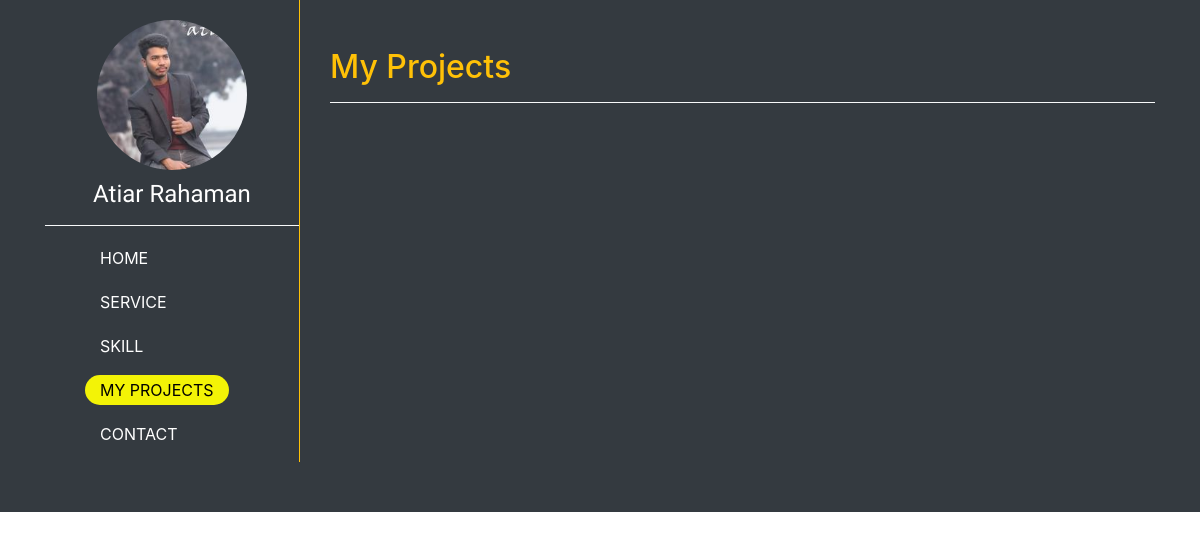
/myprojects, run on an earlier commit of the app's database.
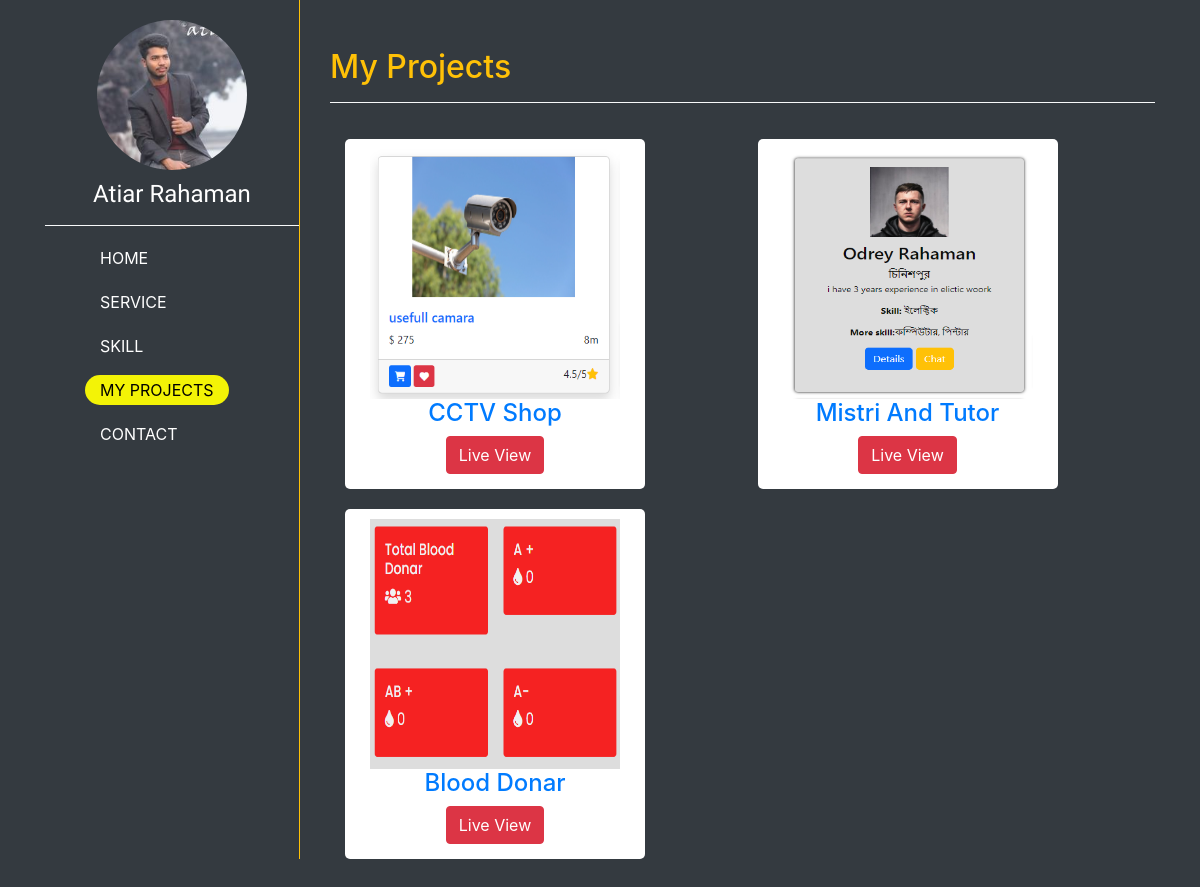
And on a later commit of the database.
### core/models.py (models this page shows)
class Projcts (models.Model):
    title=models.CharField(max_length=250)
    img=models.ImageField(upload_to='projects-img')
    link=models.CharField(max_length=250,blank=True,null=True)

### core/views.py (the view)
# urls.py: path('myprojects',views.MyProjects,name="myprojects"),
def MyProjects(request):
    prj=Projcts.objects.all()
    context={'projects':'active','prj':prj}
    return render(request,'myprojects.html',context)

### core/templates/myprojects.html
{% extends 'base.html' %}
{% block content %}
<div class="title">
    <h2 class="text-warning mt-5 ">My Projects</h2>
    <hr class="border-light" >
</div>
<div class="container">
    <div class="row">
        {% for i in  prj %}
        <div class="col-md-6">
            <div class="projects_img">
             <a href=""><img src="{{ i.img.url}}" alt=""></a>
              <a href=""><h4>{{i.title}}</h4></a>
             <a class="btn btn-danger" target="_blank" href="{{i.link}}">Live View</a>
            </div>
        </div>
        {% endfor %}
    </div>
</div>
{% endblock content %}

### core/templates/base.html (shortened to what this page needs)
{% load static %}
<!DOCTYPE html>
<html lang="en">
<head>
    <link rel="stylesheet" href=" {% static  'css/bootstrap.min-1.css' %}">
    <link rel="stylesheet" href=" {% static 'font-awesomme/all.css' %}">
    <link rel="stylesheet" href=" {% static 'css/style.css' %}">
</head>
<body>
      <section class="bg-dark">
       <div class="container">
           <div class="row">
               <div class="col-sm-3 text-center">
                  {% include 'sidebar.html' %}
               </div>
            <div class="col-sm-9">
                {% block content %}
                {% endblock content %}
            </div>
           </div>
       </div>
      </section>
</body>
</html>

### core/templates/sidebar.html
{%  load static%}
<div class="border-right border-warning h-100">
    <div class="content">
       <a href="{% url 'home' %}"><img src="{% static 'img/a.jpg'%}" alt=""></a>
        <h4 class="text-white">Atiar Rahaman</h4>
        <hr class="border-light">
    </div>
    <div class="menu">
        <ul>
            <li><a href="{% url 'home' %} "  class="{{home}}">home</a></li>
            <li><a href="{% url 'service' %}"  class="{{service}}">service</a></li>
            <li><a href="{% url 'skill' %}" class="{{skill}}">skill</a></li>
            <li><a href="{% url 'myprojects' %}" class="{{projects}}">My Projects</a></li>
            <li><a href="{% url 'contact' %}"class="{{contact}}" >contact</a></li>
        </ul>
    </div>
 </div>

### core/static/css/style.css (style rules this page uses)
section { padding-bottom: 50px; }
.content img { width:150px; height:150px; border-radius: 50%; margin-top: 20px; }
.content h4 { margin-top: 10px; font-family: 'Satisfy', cursive; }
.menu ul li { list-style: none; text-align: justify; margin-top: 20px; }
.menu ul li a { text-decoration: none; color: #fff; text-transform: uppercase; padding:5px 15px; }
.menu ul li a.active { background: rgb(243, 243, 6); border-radius: 50px; }
.menu ul li a.active { background: rgb(243, 243, 6); color: #000; }
.projects_img { text-align: center; width: 300px; background-color: #fff; box-shadow: 0 0 5p #000; padding: 10px; margin-top: 20px; height: 350px; border-radius: 5px; }
.projects_img img { width: 250px; height: 250px; }

What changed in the data, as far as the page shows it:
added Projcts: img (picture), title "CCTV Shop"
added Projcts: img (picture), title "Mistri And Tutor"
added Projcts: img (picture), title "Blood Donar"
